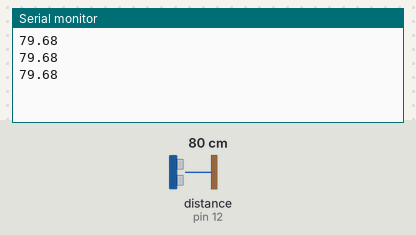
Bench run of a sketch on a simulated Arduino Uno, built with avr-gcc and run on an emulated ATmega328P. Shown: the last lines printed to the serial monitor. Wiring (inferred from the names in the program): ultrasonic range finder: trigger pin 13; echo pin 12. The test bench sets the inputs (shaded band); at power-on: distance to the obstacle (sensor on pin 12) 80 cm. The echo pulse lasts 58.3 µs per cm.

Above: at 1.3 s.
1.4 s: distance to the obstacle (sensor on pin 12) set to 2 cm
At 1.9 s:
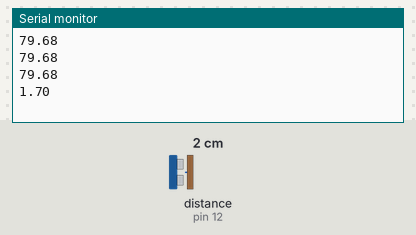
2.9 s: distance to the obstacle (sensor on pin 12) set to 4 cm
At 3.4 s:
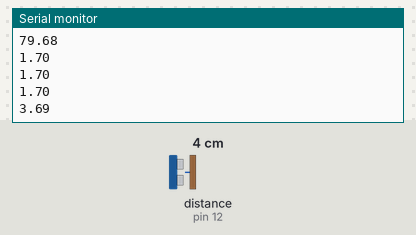
Timing chart, 0 to 5.9 s (numbered marks = the images above; inputs shaded):
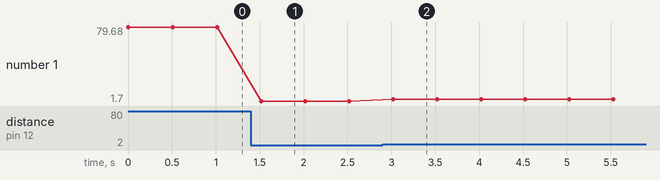

The sketch:

hcsr04-without-lib.ino
```cpp
uint8_t triggerPin = 13;
uint8_t echoPin = 12;

void init_HCSR04(uint8_t triggerPin, uint8_t echoPin)
{
    pinMode(triggerPin, OUTPUT);
    pinMode(echoPin, INPUT);
}

double measure_HCSR04(void)
{
    // Make sure that trigger pin is LOW.
    digitalWrite(triggerPin, LOW);
    delayMicroseconds(2);
    // Hold trigger for 10 microseconds, which is signal for sensor to measure distance.
    digitalWrite(triggerPin, HIGH);
    delayMicroseconds(10);
    digitalWrite(triggerPin, LOW);
    // Measure the length of echo signal, which is equal to the time needed for sound to go there and back.
    unsigned long durationMicroSec = pulseIn(echoPin, HIGH);
    double distanceCm = durationMicroSec / 2.0 * 0.0343;
    if (distanceCm == 0 || distanceCm > 400) {
        return -1.0 ;
    } else {
        return distanceCm;
    }
}

void setup () {
    init_HCSR04(triggerPin, echoPin);
    Serial.begin(9600);
}

void loop () {
    Serial.println(measure_HCSR04());
    delay(500);
}
```

Measured:
- after the input at 1.4 s, the serial monitor: prints a new line after 0.12 s (image 1)
- after the input at 2.9 s, the serial monitor: prints a new line after 0.12 s (image 2)
- plotted number 1: 79.68 → 1.7 after the input at 1.4 s, 1.7 → 3.69 after the input at 2.9 s
